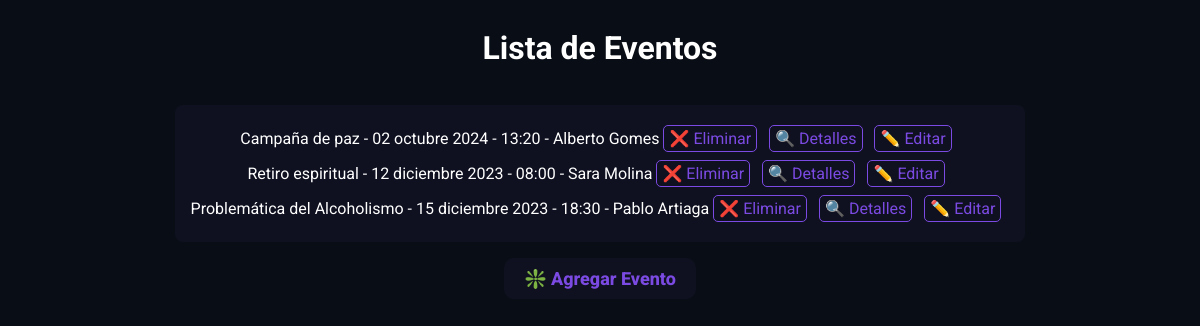
The page / on the database its author committed.
### eventoAdmin/models.py (models this page shows)
class Evento(models.Model):
    titulo = models.CharField(max_length=200)
    nombre = models.CharField(max_length=200, default="")
    fecha = models.DateField()
    hora = models.TimeField(null=True)
    descripcion = models.TextField()

### eventoAdmin/views.py (the view)
# urls.py: path('', views.lista_eventos, name='lista_eventos'),
def lista_eventos(request):
    eventos = Evento.objects.all() # Paso 1: Obtener todos los eventos de la base de datos
    form = EventoForm() # Paso 2: Crear una instancia del formulario para agregar eventos
    return render(request, 'listaEventos.html', {'eventos': eventos, 'form': form})

### eventoAdmin/templates/listaEventos.html (shortened to what this page needs)
<!DOCTYPE html>
<html>
  <head>
    {% load static %}
    <link
      rel="stylesheet"
      type="text/css"
      href="{% static 'css/listaEventos.css' %}"
    />
  </head>
  <body>
    <div class="mainConta">
      <h1>Lista de Eventos</h1>
      <ul class="listaEven">
        {% for evento in eventos %}
        <li class="eventos">
          {{ evento.titulo }} - {{ evento.fecha|date:"d F Y" }} -
          {{evento.hora}} - {{ evento.nombre }}
          <a class="btnCrud" href="{% url 'eliminar_evento' evento.id %}">❌ Eliminar</a>
          <a class="btnCrud" href="{% url 'detalle_evento' evento.id %}">🔍 Detalles</a>
          <a class="btnCrud" href="{% url 'editar_evento' evento.id %}">✏️ Editar</a>
        </li>
        {% endfor %}
      </ul>
      <a class="btnAgregar" href="{% url 'agregar_evento' %}">❇️ Agregar Evento</a>
    </div>
  </body>
</html>

### eventoAdmin/static/css/listaEventos.css (style rules this page uses)
* { box-sizing: border-box; margin: none; padding: none; }
html { background-color: #090e16; padding: 0; margin: 0; }
.mainConta { color: #fff; font-family: 'Roboto', sans-serif; display: flex; flex-direction: column; align-items: center; width: 100%; height: auto; }
.listaEven { color: #fff; padding: 1em; display: flex; flex-direction: column; justify-content: center; align-items: center; margin: 1em auto; list-style: none; border-radius: 0.5em; background-color: #0f1120; }
.eventos { margin: 0.5em auto; }
.btnCrud { margin: 0 0.5em 0 0; width: auto; padding: 3px 5px; background-color: transparent; color: #7b4ae2; border: 1px solid #7B4AE2; border-radius: 5px; transition: all .1s; text-decoration: none; }
.btnAgregar { padding: 10px 20px; color: #7b4ae2; font-size: large; font-weight: 800; border-radius: 10px; background-color: #0f1120; width: auto; text-decoration: none; transition: all .1s; }

### rows shown on the page
Evento: titulo "Campaña de paz", fecha "02 octubre 2024", hora "13:20", nombre "Alberto Gomes"
Evento: titulo "Retiro espiritual", fecha "12 diciembre 2023", hora "08:00", nombre "Sara Molina"
Evento: titulo "Problemática del Alcoholismo", fecha "15 diciembre 2023", hora "18:30", nombre "Pablo Artiaga"
